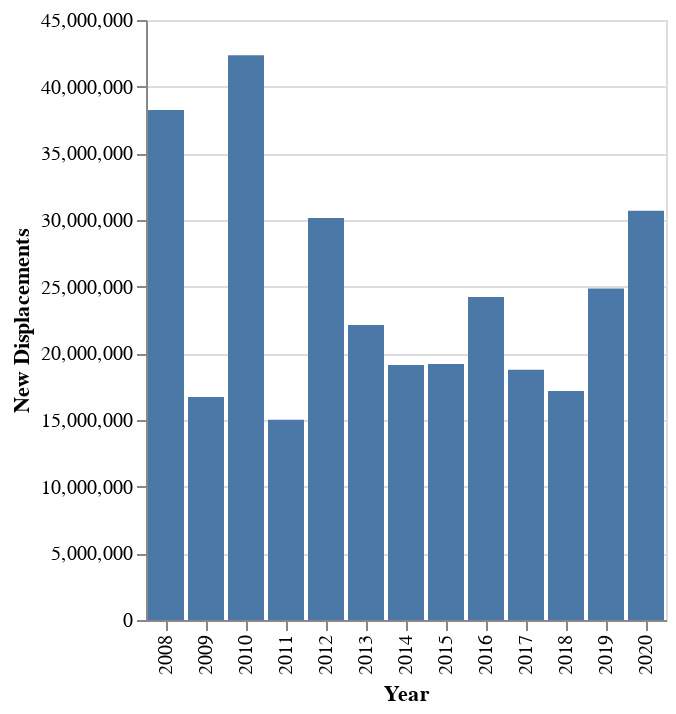

Source (notebook cell):
### Code cell
# How many affected people were captured by the reporting each year?
source = disasters.groupby(YEAR)[NEW_DISPLACEMENTS].sum()
alt.Chart(source.to_frame().reset_index()).mark_bar().encode(
    alt.X(YEAR, type=ORDINAL),
    y=NEW_DISPLACEMENTS
)

### Figure 1 — Vega-Lite specification as saved in the notebook (floating-point values rounded to 4 significant figures)
{"config": {"view": {"continuousWidth": 400, "continuousHeight": 300}}, "data": {"name": "data-55963c93716de8cf492efab7d3227e75"}, "mark": "bar", "encoding": {"x": {"type": "ordinal", "field": "Year"}, "y": {"type": "quantitative", "field": "New Displacements"}}, "$schema": "https://vega.github.io/schema/vega-lite/v4.8.1.json", "datasets": {"data-55963c93716de8cf492efab7d3227e75": [{"Year": 2008, "New Displacements": 38240000.0}, {"Year": 2009, "New Displacements": 16730000.0}, {"Year": 2010, "New Displacements": 42350000.0}, {"Year": 2011, "New Displacements": 15020000.0}, {"Year": 2012, "New Displacements": 30150000.0}, {"Year": 2013, "New Displacements": 22130000.0}, {"Year": 2014, "New Displacements": 19120000.0}, {"Year": 2015, "New Displacements": 19190000.0}, {"Year": 2016, "New Displacements": 24220000.0}, {"Year": 2017, "New Displacements": 18780000.0}, {"Year": 2018, "New Displacements": 17180000.0}, {"Year": 2019, "New Displacements": 24850000.0}, {"Year": 2020, "New Displacements": 30690000.0}]}}
